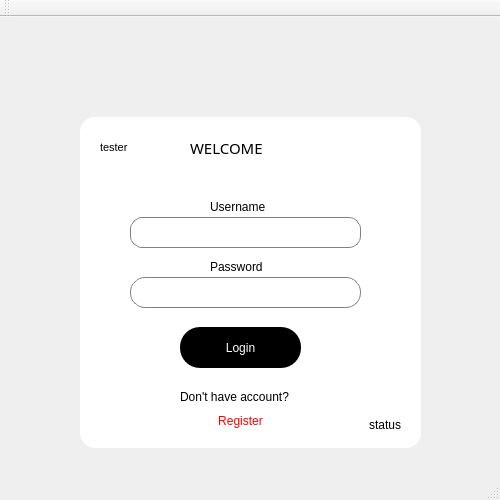
<?xml version="1.0" encoding="UTF-8"?>
<ui version="4.0">
 <class>Login</class>
 <widget class="QMainWindow" name="Login">
  <property name="geometry">
   <rect>
    <x>0</x>
    <y>0</y>
    <width>500</width>
    <height>500</height>
   </rect>
  </property>
  <property name="windowTitle">
   <string>Login</string>
  </property>
  <widget class="QWidget" name="centralWidget">
   <widget class="QGroupBox" name="groupBox">
    <property name="geometry">
     <rect>
      <x>80</x>
      <y>100</y>
      <width>341</width>
      <height>331</height>
     </rect>
    </property>
    <property name="styleSheet">
     <string notr="true">QGroupBox {
background-color: white; 
border-radius: 15px
}</string>
    </property>
    <property name="title">
     <string/>
    </property>
    <widget class="QLabel" name="label">
     <property name="geometry">
      <rect>
       <x>20</x>
       <y>20</y>
       <width>71</width>
       <height>21</height>
      </rect>
     </property>
     <property name="font">
      <font>
       <pointsize>8</pointsize>
      </font>
     </property>
     <property name="styleSheet">
      <string notr="true">color: rgb(0, 0, 0);</string>
     </property>
     <property name="text">
      <string>tester</string>
     </property>
    </widget>
    <widget class="QLabel" name="label_2">
     <property name="geometry">
      <rect>
       <x>130</x>
       <y>70</y>
       <width>58</width>
       <height>39</height>
      </rect>
     </property>
     <property name="styleSheet">
      <string notr="true">color: rgb(0, 0, 0);</string>
     </property>
     <property name="text">
      <string>Username</string>
     </property>
    </widget>
    <widget class="QLineEdit" name="lineEdit_username">
     <property name="geometry">
      <rect>
       <x>50</x>
       <y>100</y>
       <width>231</width>
       <height>31</height>
      </rect>
     </property>
     <property name="styleSheet">
      <string notr="true">QLineEdit {

border: 1px solid gray; 
border-radius: 12px; 
background color: white; 
padding: 5px


}</string>
     </property>
    </widget>
    <widget class="QLabel" name="label_3">
     <property name="geometry">
      <rect>
       <x>130</x>
       <y>130</y>
       <width>55</width>
       <height>39</height>
      </rect>
     </property>
     <property name="styleSheet">
      <string notr="true">color: rgb(0, 0, 0);</string>
     </property>
     <property name="text">
      <string>Password</string>
     </property>
    </widget>
    <widget class="QLineEdit" name="lineEdit_Password">
     <property name="geometry">
      <rect>
       <x>50</x>
       <y>160</y>
       <width>231</width>
       <height>31</height>
      </rect>
     </property>
     <property name="styleSheet">
      <string notr="true">QLineEdit {
border: 1px solid gray; 
border-radius: 15px; 
background color: white; 
padding: 5px


}</string>
     </property>
     <property name="inputMask">
      <string/>
     </property>
     <property name="echoMode">
      <enum>QLineEdit::Password</enum>
     </property>
    </widget>
    <widget class="QPushButton" name="pushButton">
     <property name="geometry">
      <rect>
       <x>100</x>
       <y>210</y>
       <width>121</width>
       <height>41</height>
      </rect>
     </property>
     <property name="styleSheet">
      <string notr="true">QPushButton {
background-color: black; 
color: white;  
border-radius: 20px; 
}</string>
     </property>
     <property name="text">
      <string>Login</string>
     </property>
    </widget>
    <widget class="QLabel" name="label_4">
     <property name="geometry">
      <rect>
       <x>190</x>
       <y>300</y>
       <width>131</width>
       <height>16</height>
      </rect>
     </property>
     <property name="styleSheet">
      <string notr="true">color: rgb(0, 0, 0);</string>
     </property>
     <property name="text">
      <string>status</string>
     </property>
     <property name="alignment">
      <set>Qt::AlignRight|Qt::AlignTrailing|Qt::AlignVCenter</set>
     </property>
    </widget>
    <widget class="QPushButton" name="pushButton_2">
     <property name="geometry">
      <rect>
       <x>120</x>
       <y>290</y>
       <width>81</width>
       <height>28</height>
      </rect>
     </property>
     <property name="styleSheet">
      <string notr="true">QPushButton {
background-color: transparent; 
border: none; 
color: red; }</string>
     </property>
     <property name="text">
      <string>Register</string>
     </property>
    </widget>
    <widget class="QLabel" name="label_5">
     <property name="geometry">
      <rect>
       <x>100</x>
       <y>260</y>
       <width>131</width>
       <height>39</height>
      </rect>
     </property>
     <property name="styleSheet">
      <string notr="true">color: rgb(0, 0, 0);</string>
     </property>
     <property name="text">
      <string>Don't have account?</string>
     </property>
    </widget>
    <widget class="QLabel" name="label_6">
     <property name="geometry">
      <rect>
       <x>110</x>
       <y>20</y>
       <width>111</width>
       <height>21</height>
      </rect>
     </property>
     <property name="font">
      <font>
       <family>Montserrat ExtraBold</family>
       <pointsize>11</pointsize>
      </font>
     </property>
     <property name="styleSheet">
      <string notr="true">color: rgb(0, 0, 0);</string>
     </property>
     <property name="text">
      <string>WELCOME</string>
     </property>
    </widget>
   </widget>
   <widget class="QLabel" name="label_7">
    <property name="geometry">
     <rect>
      <x>210</x>
      <y>20</y>
      <width>81</width>
      <height>71</height>
     </rect>
    </property>
    <property name="text">
     <string/>
    </property>
    <property name="pixmap">
     <pixmap>Assets/Emblem_of_CU.png</pixmap>
    </property>
    <property name="scaledContents">
     <bool>true</bool>
    </property>
   </widget>
  </widget>
  <widget class="QMenuBar" name="menuBar">
   <property name="geometry">
    <rect>
     <x>0</x>
     <y>0</y>
     <width>500</width>
     <height>26</height>
    </rect>
   </property>
  </widget>
  <widget class="QToolBar" name="mainToolBar">
   <attribute name="toolBarArea">
    <enum>TopToolBarArea</enum>
   </attribute>
   <attribute name="toolBarBreak">
    <bool>false</bool>
   </attribute>
  </widget>
  <widget class="QStatusBar" name="statusBar"/>
 </widget>
 <layoutdefault spacing="6" margin="11"/>
 <resources/>
 <connections/>
</ui>
